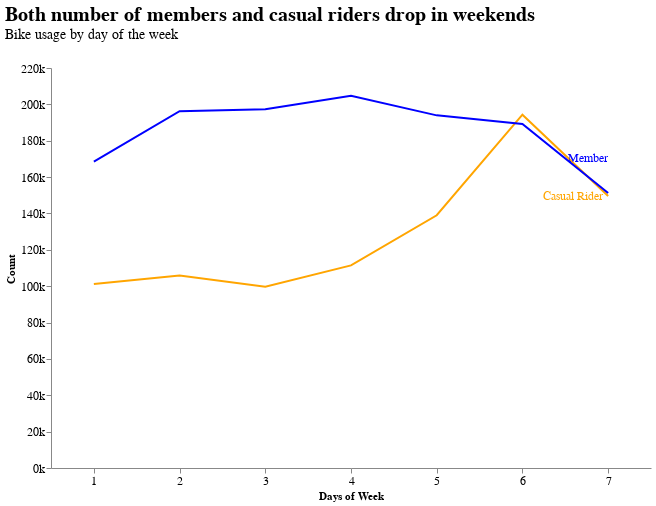

Notebook code for this chart:
### Code cell
casual_line = alt.Chart(day_membership).mark_line(color='orange').encode(
    alt.X('day_of_week', title='Days of Week', axis=alt.Axis(labelAngle=0)),
    alt.Y('casual', title='Count').axis(format='s')
)

member_line = alt.Chart(day_membership).mark_line(color='blue').encode(
    alt.X('day_of_week'),
    alt.Y('subscriber')
)

# annual member text annotation
annual_member_annotation = alt.Chart(day_membership.tail(1)).mark_text(
    align='right',
    baseline='middle',
    dx=0,  
    dy=-35,  
    color='blue',  
    fontSize=12
).encode(
    x=alt.X('day_of_week:N'),
    y=alt.Y('subscriber:Q'),
    text=alt.value('Member')
)

# casual member text annotation
casual_rider_annotation = alt.Chart(day_membership.tail(1)).mark_text(
    align='right',
    baseline='middle',
    dx=-5, 
    dy=0,  
    color='orange',  
    fontSize=12
).encode(
    x=alt.X('day_of_week:N'),
    y=alt.Y('casual:Q'),
    text=alt.value('Casual Rider')
)

(casual_line + member_line + annual_member_annotation + casual_rider_annotation).properties(
    title=alt.Title('Both number of members and casual riders drop in weekends',
                    subtitle='Bike usage by day of the week',
                    fontSize=20,
                    subtitleFontSize=14,
                    anchor='start',
                    offset=20),
                    width=600,height=400
).configure_axis(
    grid=False,
    labelFontSize=12
).configure_view(
    stroke=None
)

### Figure 1 — Vega-Lite specification as saved in the notebook (floating-point values rounded to 4 significant figures)
{"config": {"view": {"continuousWidth": 300, "continuousHeight": 300, "stroke": null}, "axis": {"grid": false, "labelFontSize": 12}}, "layer": [{"mark": {"type": "line", "color": "orange"}, "encoding": {"x": {"axis": {"labelAngle": 0}, "field": "day_of_week", "title": "Days of Week", "type": "nominal"}, "y": {"axis": {"format": "s"}, "field": "casual", "title": "Count", "type": "quantitative"}}}, {"mark": {"type": "line", "color": "blue"}, "encoding": {"x": {"field": "day_of_week", "type": "nominal"}, "y": {"field": "subscriber", "type": "quantitative"}}}, {"data": {"name": "data-671fd8046bac88cb64d44b777111f1f3"}, "mark": {"type": "text", "align": "right", "baseline": "middle", "color": "blue", "dx": 0, "dy": -35, "fontSize": 12}, "encoding": {"text": {"value": "Member"}, "x": {"field": "day_of_week", "type": "nominal"}, "y": {"field": "subscriber", "type": "quantitative"}}}, {"data": {"name": "data-671fd8046bac88cb64d44b777111f1f3"}, "mark": {"type": "text", "align": "right", "baseline": "middle", "color": "orange", "dx": -5, "dy": 0, "fontSize": 12}, "encoding": {"text": {"value": "Casual Rider"}, "x": {"field": "day_of_week", "type": "nominal"}, "y": {"field": "casual", "type": "quantitative"}}}], "data": {"name": "data-a7a3574793c3e55f7145bb624bb38203"}, "height": 400, "title": {"text": "Both number of members and casual riders drop in weekends", "anchor": "start", "fontSize": 20, "offset": 20, "subtitle": "Bike usage by day of the week", "subtitleFontSize": 14}, "width": 600, "$schema": "https://vega.github.io/schema/vega-lite/v5.16.3.json", "datasets": {"data-a7a3574793c3e55f7145bb624bb38203": [{"day_of_week": "1", "casual": 101205, "subscriber": 168489}, {"day_of_week": "2", "casual": 105920, "subscriber": 196252}, {"day_of_week": "3", "casual": 99716, "subscriber": 197280}, {"day_of_week": "4", "casual": 111456, "subscriber": 204737}, {"day_of_week": "5", "casual": 139011, "subscriber": 193947}, {"day_of_week": "6", "casual": 194318, "subscriber": 189205}, {"day_of_week": "7", "casual": 149614, "subscriber": 151215}], "data-671fd8046bac88cb64d44b777111f1f3": [{"day_of_week": "7", "casual": 149614, "subscriber": 151215}]}}
